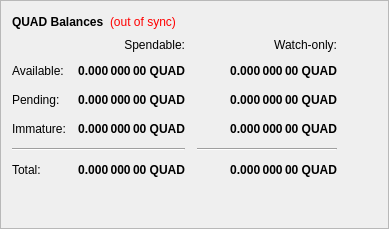
        <widget class="QFrame" name="frame">
         <property name="frameShape">
          <enum>QFrame::StyledPanel</enum>
         </property>
         <property name="frameShadow">
          <enum>QFrame::Raised</enum>
         </property>
         <layout class="QVBoxLayout" name="verticalLayout_4">
          <item>
           <layout class="QHBoxLayout" name="horizontalLayout_4">
            <item>
             <widget class="QLabel" name="label_5">
              <property name="font">
               <font>
                <weight>75</weight>
                <bold>true</bold>
               </font>
              </property>
              <property name="text">
               <string>QUAD Balances</string>
              </property>
             </widget>
            </item>
            <item>
             <widget class="QLabel" name="labelWalletStatus">
              <property name="cursor">
               <cursorShape>WhatsThisCursor</cursorShape>
              </property>
              <property name="toolTip">
               <string>The displayed information may be out of date. Your wallet automatically synchronizes with the Quadrivae network after a connection is established, but this process has not completed yet.</string>
              </property>
              <property name="styleSheet">
               <string notr="true">QLabel { color: red; }</string>
              </property>
              <property name="text">
               <string notr="true">(out of sync)</string>
              </property>
              <property name="alignment">
               <set>Qt::AlignLeading|Qt::AlignLeft|Qt::AlignVCenter</set>
              </property>
             </widget>
            </item>
            <item>
             <spacer name="horizontalSpacer_3">
              <property name="orientation">
               <enum>Qt::Horizontal</enum>
              </property>
              <property name="sizeHint" stdset="0">
               <size>
                <width>40</width>
                <height>20</height>
               </size>
              </property>
             </spacer>
            </item>
           </layout>
          </item>
          <item>
           <layout class="QGridLayout" name="gridLayout">
            <property name="spacing">
             <number>12</number>
            </property>
            <item row="2" column="2">
             <widget class="QLabel" name="labelWatchPending">
              <property name="font">
               <font>
                <weight>75</weight>
                <bold>true</bold>
               </font>
              </property>
              <property name="cursor">
               <cursorShape>IBeamCursor</cursorShape>
              </property>
              <property name="toolTip">
               <string>Unconfirmed transactions to watch-only addresses</string>
              </property>
              <property name="text">
               <string notr="true">0.000 000 00 QUAD</string>
              </property>
              <property name="alignment">
               <set>Qt::AlignRight|Qt::AlignTrailing|Qt::AlignVCenter</set>
              </property>
              <property name="textInteractionFlags">
               <set>Qt::LinksAccessibleByMouse|Qt::TextSelectableByKeyboard|Qt::TextSelectableByMouse</set>
              </property>
             </widget>
            </item>
            <item row="2" column="1">
             <widget class="QLabel" name="labelUnconfirmed">
              <property name="font">
               <font>
                <weight>75</weight>
                <bold>true</bold>
               </font>
              </property>
              <property name="cursor">
               <cursorShape>IBeamCursor</cursorShape>
              </property>
              <property name="toolTip">
               <string>Total of transactions that have yet to be confirmed, and do not yet count toward the spendable balance</string>
              </property>
              <property name="text">
               <string notr="true">0.000 000 00 QUAD</string>
              </property>
              <property name="alignment">
               <set>Qt::AlignRight|Qt::AlignTrailing|Qt::AlignVCenter</set>
              </property>
              <property name="textInteractionFlags">
               <set>Qt::LinksAccessibleByMouse|Qt::TextSelectableByKeyboard|Qt::TextSelectableByMouse</set>
              </property>
             </widget>
            </item>
            <item row="3" column="2">
             <widget class="QLabel" name="labelWatchImmature">
              <property name="font">
               <font>
                <weight>75</weight>
                <bold>true</bold>
               </font>
              </property>
              <property name="cursor">
               <cursorShape>IBeamCursor</cursorShape>
              </property>
              <property name="toolTip">
               <string>Staked or masternode rewards in watch-only addresses that has not yet matured</string>
              </property>
              <property name="text">
               <string notr="true">0.000 000 00 QUAD</string>
              </property>
              <property name="alignment">
               <set>Qt::AlignRight|Qt::AlignTrailing|Qt::AlignVCenter</set>
              </property>
              <property name="textInteractionFlags">
               <set>Qt::LinksAccessibleByMouse|Qt::TextSelectableByKeyboard|Qt::TextSelectableByMouse</set>
              </property>
             </widget>
            </item>
            <item row="4" column="0" colspan="2">
             <widget class="Line" name="lineSpendableBalance">
              <property name="orientation">
               <enum>Qt::Horizontal</enum>
              </property>
             </widget>
            </item>
            <item row="4" column="2">
             <widget class="Line" name="lineWatchBalance">
              <property name="sizePolicy">
               <sizepolicy hsizetype="Preferred" vsizetype="Fixed">
                <horstretch>0</horstretch>
                <verstretch>0</verstretch>
               </sizepolicy>
              </property>
              <property name="minimumSize">
               <size>
                <width>140</width>
                <height>0</height>
               </size>
              </property>
              <property name="orientation">
               <enum>Qt::Horizontal</enum>
              </property>
             </widget>
            </item>
            <item row="5" column="0">
             <widget class="QLabel" name="labelTotalText">
              <property name="text">
               <string>Total:</string>
              </property>
             </widget>
            </item>
            <item row="3" column="1">
             <widget class="QLabel" name="labelImmature">
              <property name="font">
               <font>
                <weight>75</weight>
                <bold>true</bold>
               </font>
              </property>
              <property name="cursor">
               <cursorShape>IBeamCursor</cursorShape>
              </property>
              <property name="toolTip">
               <string>Staked or masternode rewards that has not yet matured</string>
              </property>
              <property name="text">
               <string notr="true">0.000 000 00 QUAD</string>
              </property>
              <property name="alignment">
               <set>Qt::AlignRight|Qt::AlignTrailing|Qt::AlignVCenter</set>
              </property>
              <property name="textInteractionFlags">
               <set>Qt::LinksAccessibleByMouse|Qt::TextSelectableByKeyboard|Qt::TextSelectableByMouse</set>
              </property>
             </widget>
            </item>
            <item row="2" column="3">
             <spacer name="horizontalSpacer_2">
              <property name="orientation">
               <enum>Qt::Horizontal</enum>
              </property>
              <property name="sizeHint" stdset="0">
               <size>
                <width>40</width>
                <height>20</height>
               </size>
              </property>
             </spacer>
            </item>
            <item row="3" column="0">
             <widget class="QLabel" name="labelImmatureText">
              <property name="text">
               <string>Immature:</string>
              </property>
             </widget>
            </item>
            <item row="5" column="1">
             <widget class="QLabel" name="labelTotal">
              <property name="font">
               <font>
                <weight>75</weight>
                <bold>true</bold>
               </font>
              </property>
              <property name="cursor">
               <cursorShape>IBeamCursor</cursorShape>
              </property>
              <property name="toolTip">
               <string>Your current total balance</string>
              </property>
              <property name="text">
               <string notr="true">0.000 000 00 QUAD</string>
              </property>
              <property name="alignment">
               <set>Qt::AlignRight|Qt::AlignTrailing|Qt::AlignVCenter</set>
              </property>
              <property name="textInteractionFlags">
               <set>Qt::LinksAccessibleByMouse|Qt::TextSelectableByKeyboard|Qt::TextSelectableByMouse</set>
              </property>
             </widget>
            </item>
            <item row="5" column="2">
             <widget class="QLabel" name="labelWatchTotal">
              <property name="font">
               <font>
                <weight>75</weight>
                <bold>true</bold>
               </font>
              </property>
              <property name="cursor">
               <cursorShape>IBeamCursor</cursorShape>
              </property>
              <property name="toolTip">
               <string>Current total balance in watch-only addresses</string>
              </property>
              <property name="text">
               <string notr="true">0.000 000 00 QUAD</string>
              </property>
              <property name="alignment">
               <set>Qt::AlignRight|Qt::AlignTrailing|Qt::AlignVCenter</set>
              </property>
              <property name="textInteractionFlags">
               <set>Qt::LinksAccessibleByMouse|Qt::TextSelectableByKeyboard|Qt::TextSelectableByMouse</set>
              </property>
             </widget>
            </item>
            <item row="0" column="2">
             <widget class="QLabel" name="labelWatchonly">
              <property name="text">
               <string>Watch-only:</string>
              </property>
              <property name="alignment">
               <set>Qt::AlignRight|Qt::AlignTrailing|Qt::AlignVCenter</set>
              </property>
             </widget>
            </item>
            <item row="1" column="0">
             <widget class="QLabel" name="labelBalanceText">
              <property name="text">
               <string>Available:</string>
              </property>
             </widget>
            </item>
            <item row="1" column="1">
             <widget class="QLabel" name="labelBalance">
              <property name="font">
               <font>
                <weight>75</weight>
                <bold>true</bold>
               </font>
              </property>
              <property name="cursor">
               <cursorShape>IBeamCursor</cursorShape>
              </property>
              <property name="toolTip">
               <string>Your current spendable balance</string>
              </property>
              <property name="text">
               <string notr="true">0.000 000 00 QUAD</string>
              </property>
              <property name="alignment">
               <set>Qt::AlignRight|Qt::AlignTrailing|Qt::AlignVCenter</set>
              </property>
              <property name="textInteractionFlags">
               <set>Qt::LinksAccessibleByMouse|Qt::TextSelectableByKeyboard|Qt::TextSelectableByMouse</set>
              </property>
             </widget>
            </item>
            <item row="1" column="2">
             <widget class="QLabel" name="labelWatchAvailable">
              <property name="font">
               <font>
                <weight>75</weight>
                <bold>true</bold>
               </font>
              </property>
              <property name="cursor">
               <cursorShape>IBeamCursor</cursorShape>
              </property>
              <property name="toolTip">
               <string>Your current balance in watch-only addresses</string>
              </property>
              <property name="text">
               <string notr="true">0.000 000 00 QUAD</string>
              </property>
              <property name="alignment">
               <set>Qt::AlignRight|Qt::AlignTrailing|Qt::AlignVCenter</set>
              </property>
              <property name="textInteractionFlags">
               <set>Qt::LinksAccessibleByMouse|Qt::TextSelectableByKeyboard|Qt::TextSelectableByMouse</set>
              </property>
             </widget>
            </item>
            <item row="2" column="0">
             <widget class="QLabel" name="labelPendingText">
              <property name="text">
               <string>Pending:</string>
              </property>
             </widget>
            </item>
            <item row="0" column="1">
             <widget class="QLabel" name="labelSpendable">
              <property name="text">
               <string>Spendable:</string>
              </property>
              <property name="alignment">
               <set>Qt::AlignRight|Qt::AlignTrailing|Qt::AlignVCenter</set>
              </property>
             </widget>
            </item>
           </layout>
          </item>
          <item>
           <spacer name="verticalSpacer_4">
            <property name="orientation">
             <enum>Qt::Vertical</enum>
            </property>
            <property name="sizeHint" stdset="0">
             <size>
              <width>20</width>
              <height>40</height>
             </size>
            </property>
           </spacer>
          </item>
         </layout>
        </widget>
